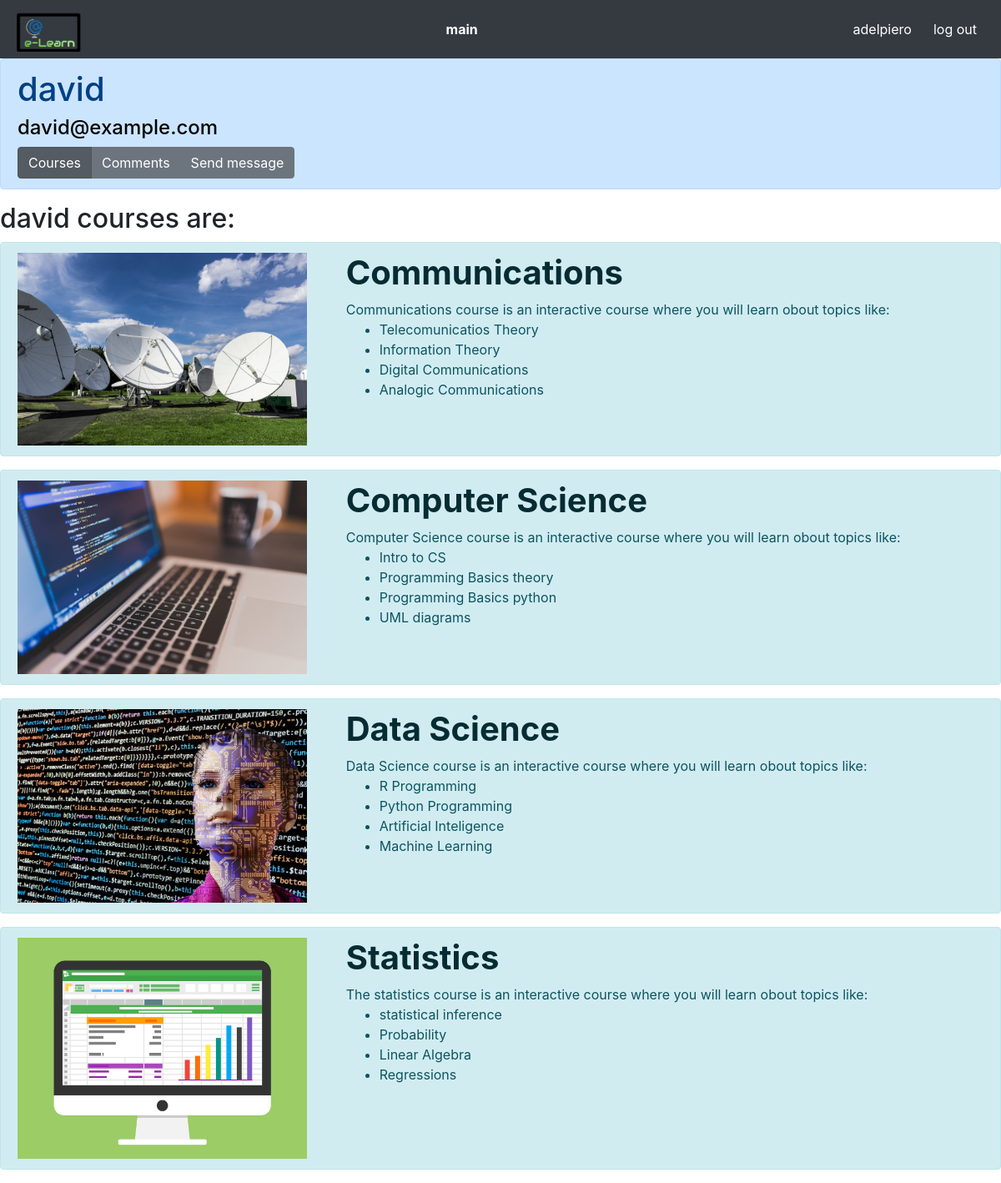
The app's page /profile/david (signed in) with its own data.
### finalProject/models.py (models this page shows, shortened)
class User(AbstractUser):
    birthdate = models.DateField(auto_now=False, blank=True, null=True)
    career = models.CharField(blank=True, max_length=30)
    country = models.CharField(blank=True, max_length=30)
    profession = models.CharField(blank=True, max_length=30)
    pass

class Course(models.Model):
    couses_names = [
        ('Statistics', 'Statistics'),
        ('Computer Science', 'Computer Science'),
        ('Data Science', 'Data Science'),
        ('Communications', 'Communications'),
        ('Social', 'Social'),
        ('other', 'other')
    ]
    course_name = models.CharField(max_length=16, choices=couses_names, default="other",unique=True)
    description = models.TextField(default=f"We hope you'll enjoy and learn in this course")
    users = models.ManyToManyField(User, blank=True, related_name="course")
    def __str__(self):
        return f"{self.course_name}"

### finalProject/views.py (the view)
# urls.py: path("profile/<str:username>", views.profile, name="profile"),
@login_required
def profile(request,username):
    user=User.objects.get(username=username)
    try:
        courses = Course.objects.filter(users=user)
    except Course.DoesNotExist:
        courses = None
    try:
        test = Test.objects.filter(user=user)
    except Test.DoesNotExist:
        test= None
    if test:
        test = test.order_by("-id").all()
    posts = user.posts.all()
    total_posts = posts.order_by("-timestamp").all()
    paginator = Paginator(total_posts, 10) # Show 10 post per page.
    page_number = request.GET.get('page')
    page_obj = paginator.get_page(page_number)
    messages = user.messages.all()
    messages = messages.order_by("-timestamp").all()
    return render(request,'finalProject/profile.html',{
        'courses':courses,
        'user':user,
        'page_obj': page_obj,
        'tests':test,
        'messages': messages
    })

### finalProject/templates/finalProject/profile.html (shortened to what this page needs)
{% extends "finalProject/layout.html" %}
{% load static %}
{% block body %}
<div class="alert alert-primary" role="alert">
    <h1>{{user}}</h1>
    <h4 class="profile_atributes" id="user_email">{{user.email}}</h4>
    <div class="btn-group btn-group-toggle" data-toggle="buttons">
        <label class="btn btn-secondary profile_buttons active" data-id="see_courses_div">
        <input type="radio" name="options"  autocomplete="off" checked> Courses
        </label>
        <label class="btn btn-secondary profile_buttons" data-id="see_comments_div">
        <input type="radio" name="options" autocomplete="off"> Comments
        </label>
        <label class="btn btn-secondary profile_buttons" data-id="send_message_div">
        <input type="radio" name="options" autocomplete="off"> Send message
        </label>
    </div>
</div>
<div id="see_courses_div">
    <h2>{{user}} courses are: </h2>
    {% for course in courses %}
    <div class="alert alert-info" role="alert">
        <div class = "topic">
            <div class = "imagediv">
                {% with 'finalProject/'|add:course.course_name|add:'.jpg' as image_static %}
                <img src = "{% static image_static %}" width="100%" class="responsive">
                {% endwith %}
            </div>
            <div class="descriptiondiv">
                <div class="title">
                    {% if user.is_authenticated %}
                        <h1 class="coursetitle_profile" ><a href="{% url 'course' course.course_name %}" class="alert-link"> {{course.course_name}} </a></h1>
                    {% else %}
                        <h1 class="coursetitle_profile"><a href="{% url 'login' %}" class="alert-link"> {{course.course_name}} </a></h1>
                    {% endif %}
                </div>
                <div class="description">
                    {{course.description|safe}}
                </div>
            </div>
        </div>
    </div>
    {% empty %}
    <div class="alert alert-warning" role="alert">
        <h3>No courses but you can add some here:   <a class="btn btn-warning" href="{% url 'index' %}"> SEE COURSES </a></h3>
    </div>
    {% endfor %}
</div>
{% endblock %}

### finalProject/templates/finalProject/layout.html (shortened to what this page needs)
{% load static %}
<!DOCTYPE html>
<html lang="en">
<head>
    <link rel="stylesheet" href="https://stackpath.bootstrapcdn.com/bootstrap/4.5.2/css/bootstrap.min.css"
>
    <link rel="stylesheet" href="{% static 'finalProject/styles.css' %}">
    <link rel="stylesheet" href="{% static 'finalProject/prism.css'%}">
</head>
<body>
    <nav class="navbar navbar-dark bg-dark">
        <img src="{% static 'finalProject/e-logo.png' %}" width="7%">
            {% if user.is_authenticated %}
            <a class="btn btn-dark" href="{% url 'index' %}"><strong>main</strong></a>
        <div style="align-content: flex-end; display: flex;">
            <a class="btn btn-dark" href="{% url 'profile' request.user %}">{{request.user}}</a>
            <a class="btn btn-dark" href="{% url 'logout' %}">log out</a>
        </div>
        {% else %}
        <a class="btn btn-dark" href="{% url 'index' %}"><strong>main</strong></a>
        <div style="align-content: flex-end; display: flex;">
            <a class="btn btn-dark" href="{% url 'login' %}">login</a>
            <a class="btn btn-dark" href="{% url 'register' %}">register</a>
        </div>
        {% endif %}
    </nav>
    <div class="body">
        {% block body %}
        {% endblock %}
</body>
</html>

### finalProject/static/finalProject/styles.css (style rules this page uses)
.topic { display: flex; }
.imagediv { width: 30%; min-width: 170px; }
.descriptiondiv { display: flex; padding-left: 4%; flex-direction: column; }
.responsive { width: 100%; height: auto; min-width: 150px; min-height: 150px; }
.profile_atributes { color: black; }

### records on screen
User: user "adelpiero"
User: username "david", email "david@example.com"
Course: course_name "Communications", description "Communications course is an interactive course where you will learn obout topics like: Telecomunicatios Theory Information Theory Digital Communications Analogic Communications"
Course: course_name "Computer Science", description "Computer Science course is an interactive course where you will learn obout topics like: Intro to CS Programming Basics theory Programming Basics python UML diagrams"
Course: course_name "Data Science", description "Data Science course is an interactive course where you will learn obout topics like: R Programming Python Programming Artificial Inteligence Machine Learning"
Course: course_name "Statistics", description "The statistics course is an interactive course where you will learn obout topics like: statistical inference Probability Linear Algebra Regressions"
